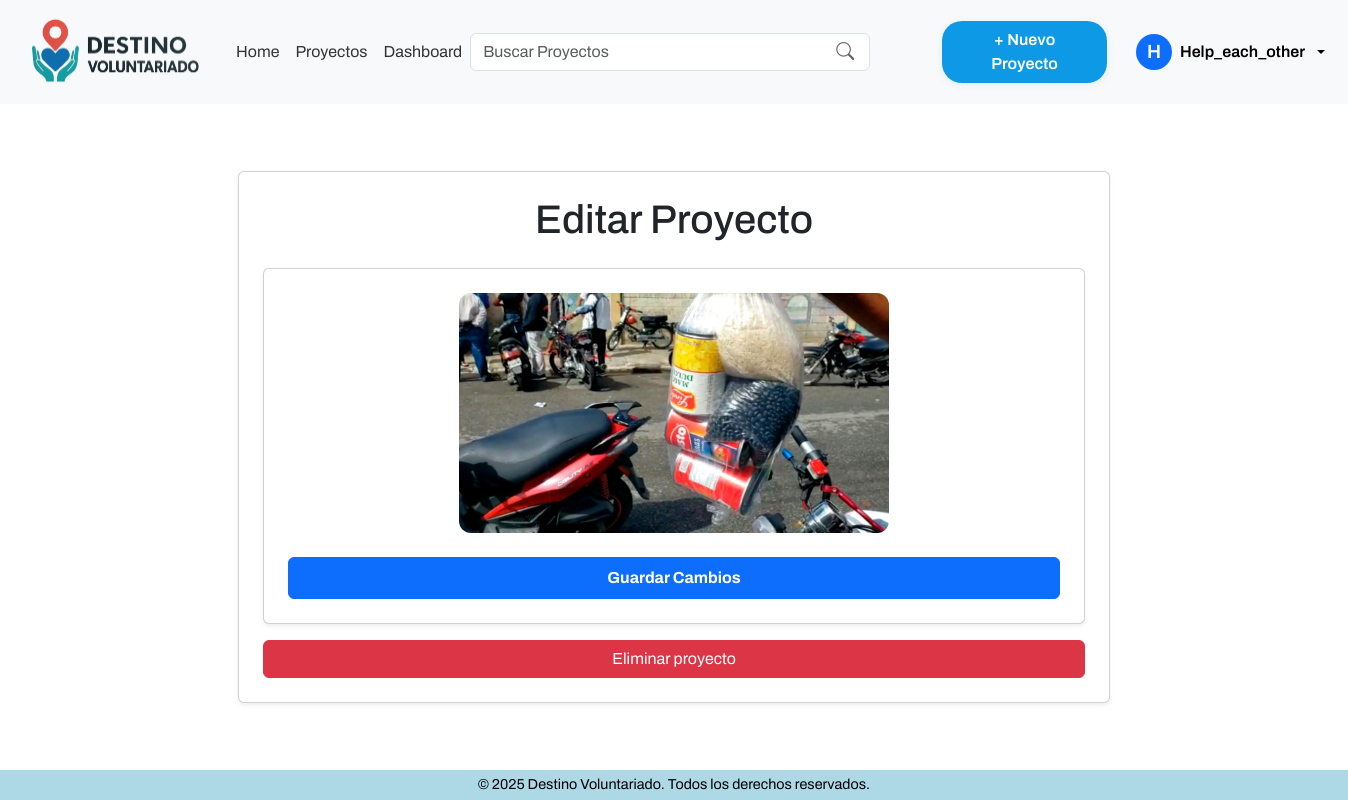
Screenshot of /proyectos/cerrar/29/ (signed in) with the database file from the repository.
### apps/core/models.py (models this page shows, shortened)
class Usuario(AbstractUser):
    ROLES = [
        ('voluntario', 'Voluntário'),
        ('organizacion', 'Organización'),
        ('admin', 'Administrador'),
    ]
    role = models.CharField(max_length=20, choices=ROLES, default='voluntario')
    date_joined = models.DateTimeField(auto_now_add=True)
    groups = models.ManyToManyField(
        Group,
        related_name='usuarios_grupo',
        blank=True,
        help_text='Grupos a los que pertenece el usuario. Un usuario puede pertenecer a múltiples grupos.',
    )
    user_permissions = models.ManyToManyField(
        Permission,
        related_name='usuarios_permiso',
        blank=True,
        help_text='Permisos específicos asignados al usuario.',
    )

### apps/proyectos/models.py (models this page shows, shortened)
class Proyecto(models.Model):
    ESTADOS = [
        ('activo', 'Activo'),
        ('cerrado', 'Cerrado'),
        ('evaluacion', 'En Evaluación'),
        ('finalizado', 'Finalizado'),
        ('cancelado', 'Cancelado'),
        ('reactivado', 'Reactivado'),
    ]
    organizacion = models.ForeignKey(Organizacion, on_delete=models.CASCADE)
    title = models.CharField(max_length=255)
    description = models.TextField()
    location = models.CharField(max_length=255)
    image = models.ImageField(upload_to='proyectos/', blank=True, null=True)
    start_date = models.DateField()
    end_date = models.DateField()
    status = models.CharField(max_length=20, choices=ESTADOS, default='activo')

### apps/proyectos/views.py (the view)
# urls.py: path('cerrar/<int:proyecto_id>/', cerrar_proyecto, name='cerrar_proyecto'),
@login_required
def cerrar_proyecto(request, proyecto_id):
    user = request.user
    proyecto = get_object_or_404(Proyecto, id=proyecto_id)
    if user.role != 'organizacion' or proyecto.organizacion != user.organizacion:
        return redirect('dashboard')
    if request.method == 'POST':
        proyecto.status = 'cerrado'
        proyecto.save()
        return redirect('dashboard')  # Redirigir al dashboard de la organización
    return render(request, 'proyectos/editar_proyecto.html', {'proyecto': proyecto})

### templates/proyectos/editar_proyecto.html (shortened to what this page needs)
{% extends '../components/base.html' %}
{% load widget_tweaks %}
{% block template %}
    {% include '../components/navbar.html' %}
    <div class="content-wrapper">
    {% if not user.is_authenticated %}
        <div class="container mt-5 text-center">
            <p class="text-center">Debes iniciar sesión para editar un proyecto.</p>
            <p class="text-center"><a href="{% url 'login' %}" class="btn btn-primary">Iniciar sesión</a></p>
        </div>
    {% else %}
        <div class="container my-4 text-center card p-4 shadow-sm col-8">
            <h1 class="text-center mb-4">Editar Proyecto</h1>
            <form method="post" enctype="multipart/form-data" class="card p-4 shadow-sm text-center">
                    {% if proyecto.image %}
                        <div class="text-center mb-3">
                            <img src="{{ proyecto.image.url }}" alt="Imagen actual" class="img-fluid mb-2" style="max-height:240px; object-fit:cover; border-radius:12px;">
                        </div>
                    {% endif %}
                    <button type="submit" class="btn btn-primary w-100 py-2 fw-bold">Guardar Cambios</button>
            </form>
            {% if user.is_authenticated and user.role == 'organizacion' and proyecto.organizacion == user.organizacion %}
                <form method="post" action="{% url 'eliminar_proyecto' proyecto.id %}" class="mt-3">
                    <button type="submit" class="btn btn-danger w-100" onclick="return confirm('¿Estás seguro que quieres eliminar este proyecto? Esta acción no se puede deshacer.');">Eliminar proyecto</button>
                </form>
            {% endif %}
        </div>
    {% endif %}
    </div>
    {% include '../components/footer.html' %}
{% endblock %}

### templates/components/navbar.html (shortened to what this page needs)
{% load static %}
<nav class="navbar navbar-expand-lg bg-body-tertiary position-sticky top-0">
  <div class="container-fluid">
    <a class="navbar-brand logo fs-3" href="{% url 'home' %}"><img src="{% static 'images/logo_Voluntariado.png'  %}" alt="Destino Voluntariado" width="200"></a>
    <div class="collapse navbar-collapse" id="navbarSupportedContent">
      <ul class="navbar-nav mx-auto mb-2 mb-lg-0">
        <li class="nav-item">
          <a class="nav-link {% if request.resolver_match.url_name == 'home' %}active{% endif %}" href="{% url 'home' %}">Home</a>
        </li>
        <li class="nav-item">
          <a class="nav-link {% if request.resolver_match.url_name == 'listar_proyectos' %}active{% endif %}" href="{% url 'listar_proyectos' %}">Proyectos</a>
        </li>
        {% if user.is_authenticated %}
          <li class="nav-item">
              <a class="nav-link " href="{% url 'dashboard' %}">Dashboard</a>
          </li>
        {% endif %}
      </ul>
      <div class="d-flex align-items-center gap-3">
        <form class="d-flex align-items-center me-5" role="search" action="{% url 'buscar_proyectos' %}" method="get" style="width: 450px; position: relative;">
          <input class="form-control" type="search" name="q" placeholder="Buscar Proyectos" aria-label="Search" value="{{ query|default:'' }}" style="padding-right: 40px;" />
          <button type="submit" style="position: absolute; right: 10px; top: 50%; transform: translateY(-50%); background: none; border: none; color: #666; font-size: 18px; cursor: pointer;">
            <i class="bi bi-search"></i>
          </button>
        </form>
        {% if user.is_authenticated and user.role == 'organizacion' %}
          <a href="{% url 'crear_proyecto' %}" class="btn btn-nuevo-proyecto ms-2">+ Nuevo Proyecto</a>
        {% endif %}
        {% if not user.is_authenticated %}
          <div class="d-flex align-items-center gap-2">
            <a href="{% url 'login' %}" class="btn btn-outline-primary btn-sm">Iniciar sesión</a>
            <div class="btn-group">
              <button type="button" class="btn btn-primary btn-sm dropdown-toggle" data-bs-toggle="dropdown" aria-expanded="false">
                Registrarse
              </button>
              <ul class="dropdown-menu dropdown-menu-start">
                <li><a class="dropdown-item" href="{% url 'registrar_voluntario' %}">Registrarse como Voluntario</a></li>
                <li><a class="dropdown-item" href="{% url 'registrar_organizacion' %}">Registrarse como Organización</a></li>
              </ul>
            </div>
          </div>
        {% else %}
          <div class="dropdown">
            <button class="btn btn-light d-flex align-items-center gap-2 dropdown-toggle" type="button" id="userDropdown" data-bs-toggle="dropdown" aria-expanded="false" style="border-radius: 50px; font-weight: 600;">
              <span class="avatar bg-primary text-white rounded-circle d-flex align-items-center justify-content-center" style="width: 36px; height: 36px; font-size: 1.2rem;">{{ user.first_name|slice:":1"|default:user.username|slice:":1" }}</span>
              <span class="d-none d-md-inline">{{ user.get_full_name|default:user.username|truncatechars:16 }}</span>
            </button>
          </div>
        {% endif %}
      </div>
    </div>
  </div>
</nav>

### static/css/main.css (style rules this page uses)
.logo { font-family: 'Roboto', sans-serif; font-weight: 700; text-transform: uppercase; }
html, body { font-family: 'Archivo', sans-serif; }

### templates/proyectos/editar_proyecto.html (style rules this page uses)
body { background: #ffffff; min-height: 100vh; display: flex; flex-direction: column; }
.content-wrapper { flex: 1; display: flex; align-items: center; justify-content: center; padding: 40px 20px; }

### templates/components/navbar.html (style rules this page uses)
.navbar-nav .nav-link { color: #333 !important; transition: color 0.3s; }
.navbar { position: sticky; top: 0; z-index: 4000; }
.btn-nuevo-proyecto { background: #0d99e6; color: #fff; font-weight: 600; border-radius: 20px; padding: 0.45rem 1.5rem; font-size: 1rem; border: none; box-shadow: 0 2px 8px rgba(13, 153, 230, 0.10); transition: background 0.2s, color 0.2s; }

### rows the page displays
Usuario: first_name "H", get_full_name "Help_each_other"
Proyecto: image (picture)
